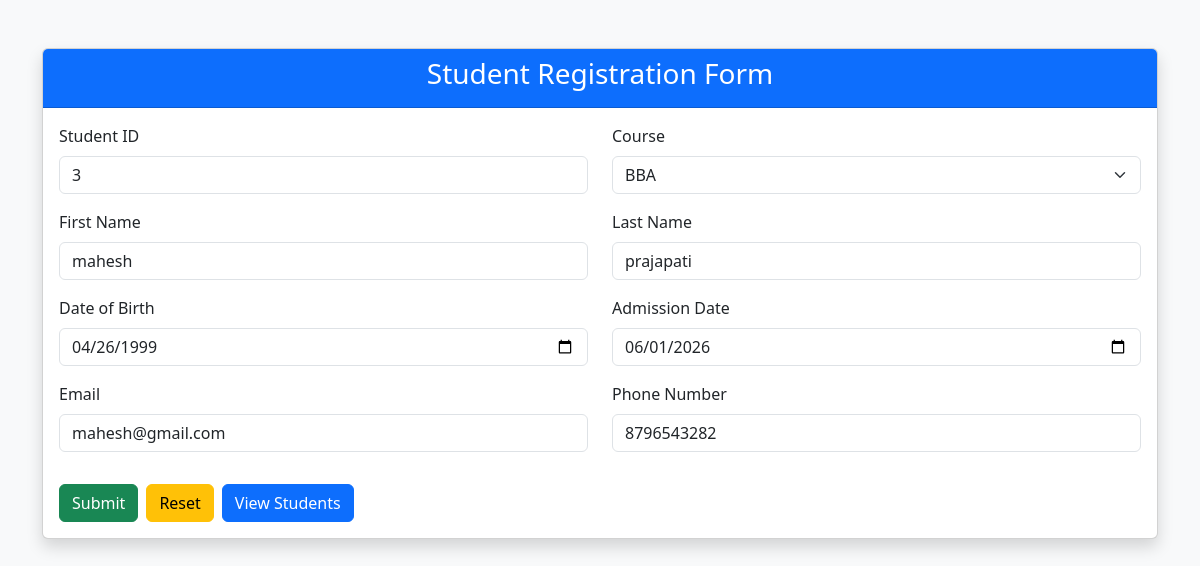
/update?id=3, run on the app's committed database.
### studybuddy/models.py (models this page shows, shortened)
class Student(models.Model):
  profile=models.ImageField(upload_to="image",null=True)
  student_id=models.CharField(max_length=12)
  first_name=models.CharField(max_length=20)
  last_name=models.CharField(max_length=20)
  date_of_birth=models.DateField()
  email=models.EmailField()
  phone=models.CharField(max_length=10)
  course=models.ForeignKey(Course,on_delete=models.CASCADE)
  admission_date=models.DateField()

class Course(models.Model):
  name=models.CharField(max_length=30)
  duration=models.CharField(max_length=50)
  fees=models.DecimalField(max_digits=10,decimal_places=2)

### studybuddy/views.py (the view)
# urls.py: path("update",update,name="update")
def update(request):
  st_id=request.GET.get("id")
  student=Student.objects.get(id=st_id)
  courses=Course.objects.all()
  return render(request,"index.html",{"student":student,"courses":courses})

### studybuddy/templates/index.html (shortened to what this page needs)
<!DOCTYPE html>
<html lang="en">
<head>
    <link href="https://cdn.jsdelivr.net/npm/bootstrap@5.3.3/dist/css/bootstrap.min.css" rel="stylesheet">
</head>
<body class="bg-light">
<div class="container mt-5">
    <div class="card shadow">
        <div class="card-header bg-primary text-white">
            <h3 class="text-center">Student Registration Form</h3>
        </div>
        <div class="card-body">
            <form method="POST" action="{%url 'create'%} enctype="multipart/form-data">
                <div class="row">
                    <div class="col-md-6 mb-3">
                        <label class="form-label">Student ID</label>
                        <input type="text"
                               class="form-control"
                               name="student_id"
                               value="{{student.id}}"
                               maxlength="12"
                               required>
                    </div>
                    <div class="col-md-6 mb-3">
                        <label class="form-label">Course</label>
                        <select class="form-select" name="course" required>
                            {% for course in courses %}
                                <option value="{{course.id}}"
                                    {% if student.course.id == course.id %}selected{%endif%}>
                                    {{ course.name }}
                                </option>
                            {% endfor %}
                        </select>
                    </div>
                </div>
                <div class="row">
                    <div class="col-md-6 mb-3">
                        <label class="form-label">First Name</label>
                        <input type="text"
                               class="form-control"
                               name="first_name"
                               value="{{student.first_name}}"
                               required>
                    </div>
                    <div class="col-md-6 mb-3">
                        <label class="form-label">Last Name</label>
                        <input type="text"
                               class="form-control"
                               name="last_name"
                               value="{{student.last_name}}"
                               required>
                    </div>
                </div>
                <div class="row">
                    <div class="col-md-6 mb-3">
                        <label class="form-label">Date of Birth</label>
                        <input type="date"
                               class="form-control"
                               name="date_of_birth"
                               value="{{ student.date_of_birth|date:'Y-m-d' }}"
                               required>
                    </div>
                    <div class="col-md-6 mb-3">
                        <label class="form-label">Admission Date</label>
                        <input type="date"
                               class="form-control"
                               name="admission_date"
                               value="{{student.admission_date | date:'Y-m-d'}}"
                               required>
                    </div>
                </div>
                <div class="row">
                    <div class="col-md-6 mb-3">
                        <label class="form-label">Email</label>
                        <input type="email"
                               class="form-control"
                               name="email"
                               value="{{student.email}}"
                               required>
                    </div>
                    <div class="col-md-6 mb-3">
                        <label class="form-label">Phone Number</label>
                        <input type="text"
                               class="form-control"
                               name="phone"
                               value="{{student.phone}}"
                               maxlength="10"
                               required>
                    </div>
                </div>
                <div class="d-flex gap-2 mt-3">
                    <button type="submit" class="btn btn-success">
                        Submit
                    </button>
                    <button type="reset" class="btn btn-warning">
                        Reset
                    </button>
                   <a href="{% url 'display_student'%}"
                       class="btn btn-primary">
                        View Students
                    </a>
                </div>
            </form>
        </div>
    </div>
</div>
</body>
</html>

### data on the page
Student: student_id "3", course "BBA", first_name "mahesh", last_name "prajapati", date_of_birth "04/26/1999", admission_date "06/01/2026", email "mahesh@gmail.com", phone "8796543282"
